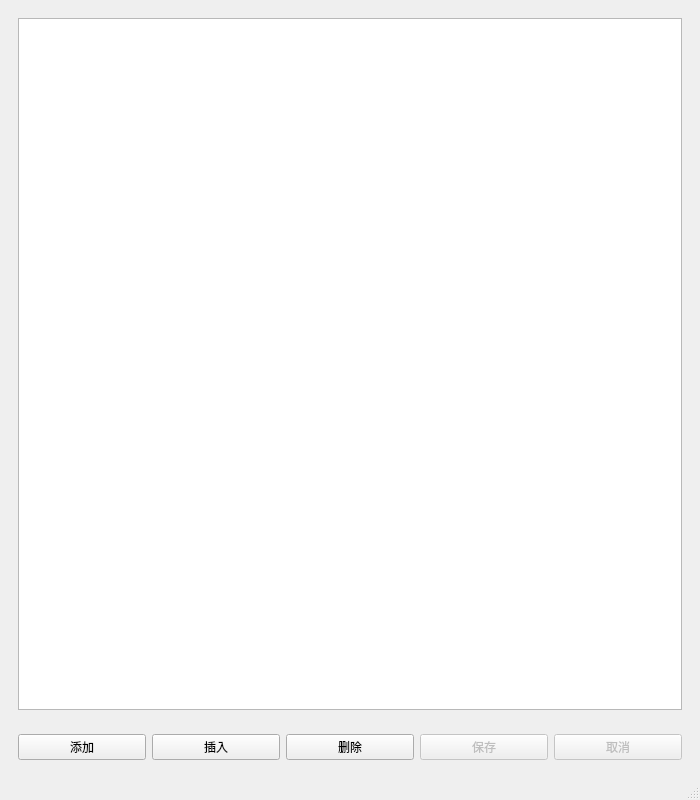
<?xml version="1.0" encoding="UTF-8"?>
<ui version="4.0">
 <class>CodeInterface</class>
 <widget class="QMainWindow" name="CodeInterface">
  <property name="geometry">
   <rect>
    <x>0</x>
    <y>0</y>
    <width>700</width>
    <height>800</height>
   </rect>
  </property>
  <property name="sizePolicy">
   <sizepolicy hsizetype="Fixed" vsizetype="Fixed">
    <horstretch>0</horstretch>
    <verstretch>0</verstretch>
   </sizepolicy>
  </property>
  <property name="minimumSize">
   <size>
    <width>700</width>
    <height>700</height>
   </size>
  </property>
  <property name="maximumSize">
   <size>
    <width>700</width>
    <height>800</height>
   </size>
  </property>
  <property name="windowTitle">
   <string>MainWindow</string>
  </property>
  <widget class="QWidget" name="centralwidget">
   <layout class="QVBoxLayout" name="verticalLayout">
    <item>
     <widget class="QWidget" name="widget" native="true">
      <layout class="QHBoxLayout" name="horizontalLayout">
       <item>
        <widget class="QTableView" name="tableView"/>
       </item>
      </layout>
     </widget>
    </item>
    <item>
     <widget class="QWidget" name="widget_2" native="true">
      <layout class="QHBoxLayout" name="horizontalLayout_2">
       <item>
        <widget class="QPushButton" name="btnAdd">
         <property name="text">
          <string>添加</string>
         </property>
        </widget>
       </item>
       <item>
        <widget class="QPushButton" name="btnInsert">
         <property name="text">
          <string>插入</string>
         </property>
        </widget>
       </item>
       <item>
        <widget class="QPushButton" name="btnDelete">
         <property name="text">
          <string>删除</string>
         </property>
        </widget>
       </item>
       <item>
        <widget class="QPushButton" name="btnSave">
         <property name="enabled">
          <bool>false</bool>
         </property>
         <property name="text">
          <string>保存</string>
         </property>
        </widget>
       </item>
       <item>
        <widget class="QPushButton" name="btnCancel">
         <property name="enabled">
          <bool>false</bool>
         </property>
         <property name="text">
          <string>取消</string>
         </property>
        </widget>
       </item>
      </layout>
     </widget>
    </item>
   </layout>
  </widget>
  <widget class="QMenuBar" name="menubar">
   <property name="geometry">
    <rect>
     <x>0</x>
     <y>0</y>
     <width>700</width>
     <height>26</height>
    </rect>
   </property>
  </widget>
  <widget class="QStatusBar" name="statusbar"/>
 </widget>
 <resources/>
 <connections/>
</ui>
